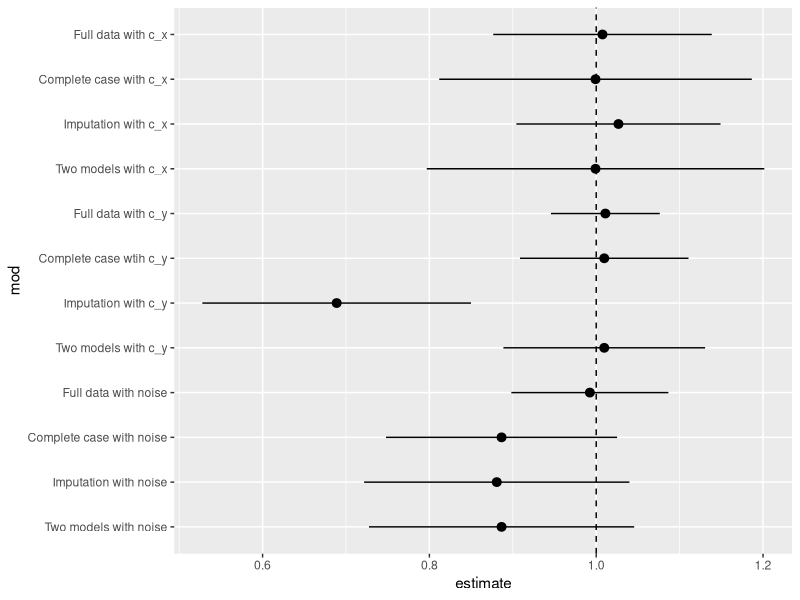

The R script that drew this image:
## ---- chunk 1
#| message: false
#| warning: false
library(tidyverse)
library(broom)
library(mice)

n <- 1000

set.seed(928)

data <- tibble(
  c_x = rnorm(n, sd = 0.71),
  x = c_x + rnorm(n, sd = 0.71),
  c_y = rnorm(n),
  y = x + c_y + rnorm(n),
  noise = rnorm(n),
  x_miss = rbinom(n, 1, 1 / (1 + exp(-(c_x + c_y)))),
  x_obs = ifelse(
    x_miss,
    NA,
    x
  )
)

## ---- chunk 2
mod_full_c_x <- lm(y ~ x + c_x, data = data) |>
  tidy(conf.int = TRUE) |>
  filter(term == "x") |>
  select(estimate, conf.low, conf.high)

mod_full_c_x
## ---- chunk 3
data_cc <- na.omit(data)
mod_cc_c_x <- lm(y ~ x + c_x, data = data_cc) |>
  tidy(conf.int = TRUE) |>
  filter(term == "x") |>
  select(estimate, conf.low, conf.high)

mod_cc_c_x
## ---- chunk 4
imp_data_c_x <- mice(
  data, 
  m = 5, 
  method = "norm.predict",
  formulas = list(x_obs ~ c_x),
  print = FALSE)
## ---- chunk 5
mod_imp_c_x <- with(imp_data_c_x, lm(y ~ x_obs)) |>
  pool() |>
  tidy(conf.int = TRUE) |>
  filter(term == "x_obs") |>
  select(estimate, conf.low, conf.high)

mod_imp_c_x
## ---- chunk 6
mod_double_c_x <- with(imp_data_c_x, lm(y ~ x_obs + c_x)) |>
  pool() |>
  tidy(conf.int = TRUE) |>
  filter(term == "x_obs") |>
  select(estimate, conf.low, conf.high)

mod_double_c_x
## ---- chunk 7
mod_full_c_y <- lm(y ~ x + c_y, data = data) |>
  tidy(conf.int = TRUE) |>
  filter(term == "x") |>
  select(estimate, conf.low, conf.high)

mod_full_c_y
## ---- chunk 8
mod_cc_c_y <- lm(y ~ x + c_y, data = data_cc) |>
  tidy(conf.int = TRUE) |>
  filter(term == "x") |>
  select(estimate, conf.low, conf.high)

mod_cc_c_y
## ---- chunk 9
imp_data_c_y <- mice(
  data, 
  m = 5, 
  method = "norm.predict",
  formulas = list(x_obs ~ c_y),
  print = FALSE)
## ---- chunk 10
mod_imp_c_y <- with(imp_data_c_y,lm(y ~ x_obs)) |>
  pool() |>
  tidy(conf.int = TRUE) |>
  filter(term == "x_obs") |>
  select(estimate, conf.low, conf.high)

mod_imp_c_y
## ---- chunk 11
mod_double_c_y <-  with(imp_data_c_y, lm(y ~ x_obs + c_y)) |>
  pool() |>
  tidy(conf.int = TRUE) |>
  filter(term == "x_obs") |>
  select(estimate, conf.low, conf.high)

mod_double_c_y
## ---- chunk 12
mod_full_noise <- lm(y ~ x + noise, data = data) |>
  tidy(conf.int = TRUE) |>
  filter(term == "x") |>
  select(estimate, conf.low, conf.high)

mod_full_noise
## ---- chunk 13
mod_cc_noise <- lm(y ~ x + noise, data = data_cc) |>
  tidy(conf.int = TRUE) |>
  filter(term == "x") |>
  select(estimate, conf.low, conf.high)

mod_cc_noise
## ---- chunk 14
imp_data_noise <- mice(
  data, 
  m = 5, 
  method = "norm.predict",
  formulas = list(x_obs ~ noise),
  print = FALSE) 
## ---- chunk 15
mod_imp_noise <-  with(imp_data_noise, lm(y ~ x_obs)) |>
  pool() |>
  tidy(conf.int = TRUE) |>
  filter(term == "x_obs") |>
  select(estimate, conf.low, conf.high)

mod_imp_noise
## ---- chunk 16
mod_double_noise <-  with(imp_data_noise,lm(y ~ x_obs + noise)) |>
  pool() |>
  tidy(conf.int = TRUE) |>
  filter(term == "x_obs") |>
  select(estimate, conf.low, conf.high)

mod_double_noise
## ---- chunk 17
bind_rows(
  mod_full_c_x,
  mod_full_c_y,
  mod_full_noise,
  mod_cc_c_x,
  mod_cc_c_y,
  mod_cc_noise,
  mod_imp_c_x,
  mod_imp_c_y,
  mod_imp_noise,
  mod_double_c_x,
  mod_double_c_y,
  mod_double_noise
) |>
  mutate(
    mod = factor(c("Full data with c_x", 
                   "Full data with c_y", 
                   "Full data with noise",
                   "Complete case with c_x",
                   "Complete case wtih c_y",
                   "Complete case with noise",
                   "Imputation with c_x",
                   "Imputation with c_y",
                   "Imputation with noise",
                   "Two models with c_x",
                   "Two models with c_y",
                   "Two models with noise" ),
                 levels = c("Full data with c_x", 
                            "Complete case with c_x",
                            "Imputation with c_x",
                            "Two models with c_x",
                            "Full data with c_y", 
                            "Complete case wtih c_y",
                            "Imputation with c_y",
                            "Two models with c_y",
                            "Full data with noise",
                            "Complete case with noise",
                            "Imputation with noise",
                            "Two models with noise" )),
    mod = fct_rev(mod),
  ) -> to_plot

ggplot(to_plot, aes(x = estimate, xmin = conf.low, xmax = conf.high, y = mod)) +
  geom_pointrange() + 
  geom_vline(xintercept = 1, lty = 2)
